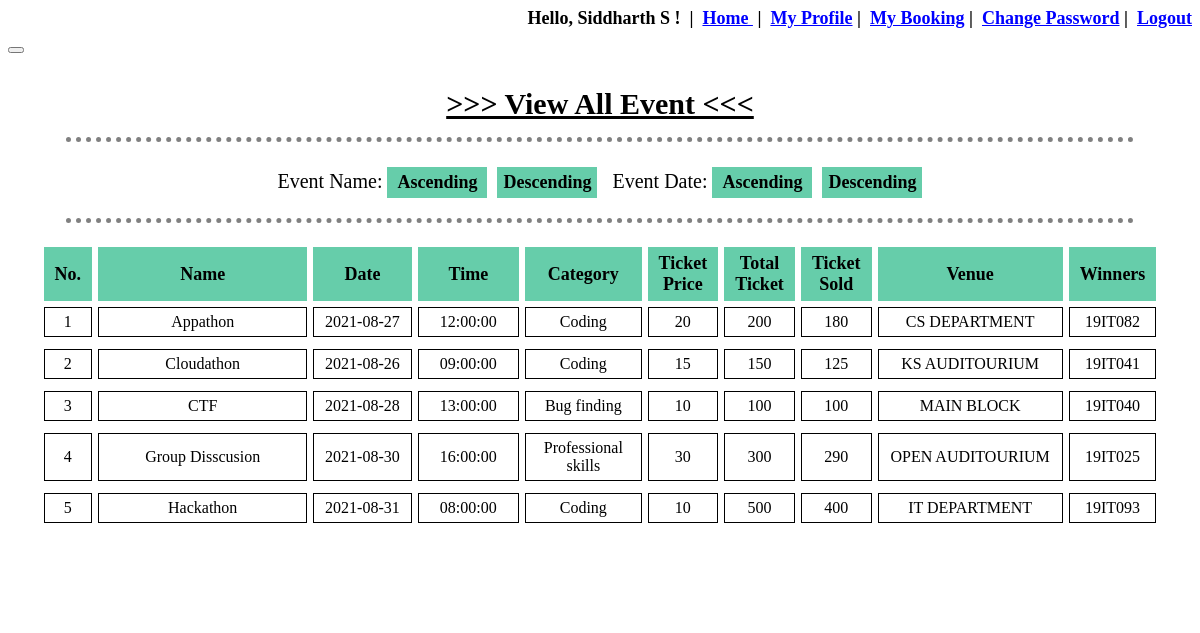
Screenshot of /event_manage_view.php (signed in) with the database file from the repository.
### tables this page shows
CREATE TABLE `event_details` (
  `EventID` int(10) NOT NULL,
  `EventName` varchar(100) NOT NULL,
  `EventDate` date NOT NULL,
  `EventTime` time NOT NULL,
  `EventCategory` varchar(100) NOT NULL,
  `EventDescription` text NOT NULL,
  `EventTicketPrice` double NOT NULL,
  `EventTicketTotal` int(11) NOT NULL,
  `EventTicketSold` int(11) NOT NULL,
  `VenueID` int(10) NOT NULL,
  `UserID` varchar(10) NOT NULL
);

CREATE TABLE `venue_details` (
  `VenueID` int(11) NOT NULL,
  `VenueName` varchar(80) NOT NULL,
  `VenueInfo` varchar(100) NOT NULL
);

### event_manage_view.php (the view, shortened to what this page needs)
<?php
	include "database/connect.php";
	include 'session.php';
?>
<!DOCTYPE html>
<html>
<head>
</head>
<body background="image\bgc.png">
	<button onclick="topFunction()" id="myBtn" title="Go to top"></button>
	<div id="view" align="center">
		<br>
		<p><span style="text-decoration: underline;font-weight: 900;font-size: 30px"> >>> View All Event <<< </span></p>
		<hr>
		<form action="event_manage_view.php" method="POST" style="font-size: 20px;">
			Event Name:
			<input type="submit" name="name_asc" value="Ascending">&nbsp;
			<input type="submit" name="name_desc" value="Descending">
			&nbsp;&nbsp;Event Date:
			<input type="submit" name="date_asc" value="Ascending">&nbsp;
			<input type="submit" name="date_desc" value="Descending">
		</form>
		<hr>
		<table align="center" cellpadding="20px" cellspacing="6px">
			<tr>
				<th width="4%">No.</th>
				<th width="25%">Name</th>
				<th width="11%">Date</th>
				<th width="11%">Time</th>
				<th width="12%">Category</th>
				<th width="4%">Ticket Price</th>
				<th width="4%">Total Ticket</th>
				<th width="4%">Ticket Sold</th>
				<th width="20%">Venue</th>
				<th width="5%">Winners</th>
			</tr>
			<?php
				if (isset($_POST['name_asc'])) {
					$count=0;
					$conn = mysqli_connect($servername, $username, $password, $dbname);
					$read_event = "SELECT * FROM event_details INNER JOIN venue_details ON event_details.VenueID = venue_details.VenueID ORDER BY EventName ASC";
					$result_read_event = mysqli_query($conn, $read_event);
					if(mysqli_num_rows($result_read_event)>0){
						while($row = mysqli_fetch_array($result_read_event, MYSQLI_ASSOC)){
							$count=$count+1;
							echo "<tr>";
							echo "<td style='text-align:center'>".$count."</td>";
							echo "<td>".$row['EventName']."</td>";
							echo "<td>".$row['EventDate']."</td>";
							echo "<td>".$row['EventTime']."</td>";
							echo "<td>".$row['EventCategory']."</td>";
							echo "<td>".$row['EventTicketPrice']."</td>";
							echo "<td>".$row['EventTicketTotal']."</td>";
							echo "<td>".$row['EventTicketSold']."</td>";
							echo "<td>".$row['VenueName']."</td>";
							echo "<td>".$row['UserID']."</td>";
							echo "<tr>";
						}
					}
				}
				else{
					$count=0;
					$conn = mysqli_connect($servername, $username, $password, $dbname);
					$read_event = "SELECT * FROM event_details INNER JOIN venue_details ON event_details.VenueID = venue_details.VenueID ORDER BY EventName ASC";
					$result_read_event = mysqli_query($conn, $read_event);
					if(mysqli_num_rows($result_read_event)>0){
						while($row = mysqli_fetch_array($result_read_event, MYSQLI_ASSOC)){
							$count=$count+1;
							echo "<tr>";
							echo "<td style='text-align:center'>".$count."</td>";
							echo "<td>".$row['EventName']."</td>";
							echo "<td>".$row['EventDate']."</td>";
							echo "<td>".$row['EventTime']."</td>";
							echo "<td>".$row['EventCategory']."</td>";
							echo "<td>".$row['EventTicketPrice']."</td>";
							echo "<td>".$row['EventTicketTotal']."</td>";
							echo "<td>".$row['EventTicketSold']."</td>";
							echo "<td>".$row['VenueName']."</td>";
							echo "<td>".$row['UserID']."</td>";
							echo "<tr>";
						}
					}
				}
			?>
		</table>
	</div>
</body>
</html>

### session.php (shortened to what this page needs)
<?php
if (isset($_SESSION['UserFullName'])!=null){
	echo "<b><p style='text-align:right;font-size:18px;'>Hello, ".$_SESSION['UserFullName']." ! &nbsp;|&nbsp; <a href='index.php' >Home </a>";
	$utype=$_SESSION['UserType'];
	if($utype=='Admin'){
		echo "&nbsp;|&nbsp; <a href='admin_manage.php'>Admin Management</a>";
		echo "&nbsp;|&nbsp; <a href='my_profile.php'>My Profile</a>";
		echo "&nbsp;|&nbsp; <a href='my_booking.php'>My Booking</a>";
		echo "&nbsp;|&nbsp; <a href='change_password.php'>Change Password</a>";
		echo "&nbsp;|&nbsp; <a href='logout.php'>Logout</a></p></b>";
	}
	else if ($utype=='Student'){
		echo "&nbsp;|&nbsp; <a href='my_profile.php'>My Profile</a>";
		echo "&nbsp;|&nbsp; <a href='my_booking.php'>My Booking</a>";
		echo "&nbsp;|&nbsp; <a href='change_password.php'>Change Password</a>";
		echo "&nbsp;|&nbsp; <a href='logout.php'>Logout</a></p></b>";
	}
	else{
		echo "&nbsp;|&nbsp; <a href='logout.php' >Logout</a></p></b>";
	}
}
else{
	echo "<b><p style='text-align:right;font-size:18px'>Welcome, Guest ! ";
	echo "&nbsp;|&nbsp; <a href='index.php'>Home</a>";
	echo "&nbsp;|&nbsp; <a href='login_register.php'>Login </a>";
	echo "&nbsp;|&nbsp; <a href='login_register.php'>Register</a></p></b>";
	$login_status="no";
}
?>

### event_manage_view.php (style rules this page uses)
a { color: blue; }
form { margin-left: 60px; margin-top: 15px; margin-right: 60px; }
table { max-width: 1200px; margin-bottom:50px; margin-left:auto; margin-right:auto; background-color: white; text-align:center; }
th { background-color: #66CDAA; border:1px solid #66CDAA; font-size: 18px; text-align: center; padding: 5px 10px; }
td { border:1px solid black; font-size: 16px; font-family: Times New Roman; padding: 5px 5px; }
input[type=submit] { padding: 5px; color: black; border: none; background-color: #66CDAA; font-weight: 700; font-family: Times New Roman; font-size: 18px; text-align: center; width: 100px; }
div { margin: auto; padding-bottom: 20px; min-width: 70%; max-width: 95%; background-color: white; }
hr { border-top: 5px dotted grey; border-bottom: none; border-left: none; border-right: none; width: 95%; padding-top: 10px }

### rows the page displays
event_details: EventName "Appathon", EventDate "2021-08-27", EventTime "12:00:00", EventCategory "Coding", EventTicketPrice "20", EventTicketTotal "200", EventTicketSold "180", VenueID.VenueName "CS DEPARTMENT", UserID "19IT082"
event_details: EventName "Cloudathon", EventDate "2021-08-26", EventTime "09:00:00", EventCategory "Coding", EventTicketPrice "15", EventTicketTotal "150", EventTicketSold "125", VenueID.VenueName "KS AUDITOURIUM", UserID "19IT041"
event_details: EventName "CTF", EventDate "2021-08-28", EventTime "13:00:00", EventCategory "Bug finding", EventTicketPrice "10", EventTicketTotal "100", EventTicketSold "100", VenueID.VenueName "MAIN BLOCK", UserID "19IT040"
event_details: EventName "Group Disscusion", EventDate "2021-08-30", EventTime "16:00:00", EventCategory "Professional skills", EventTicketPrice "30", EventTicketTotal "300", EventTicketSold "290", VenueID.VenueName "OPEN AUDITOURIUM", UserID "19IT025"
event_details: EventName "Hackathon", EventDate "2021-08-31", EventTime "08:00:00", EventCategory "Coding", EventTicketPrice "10", EventTicketTotal "500", EventTicketSold "400", VenueID.VenueName "IT DEPARTMENT", UserID "19IT093"

### other values shown
$_SESSION['UserFullName'] "Siddharth S"
